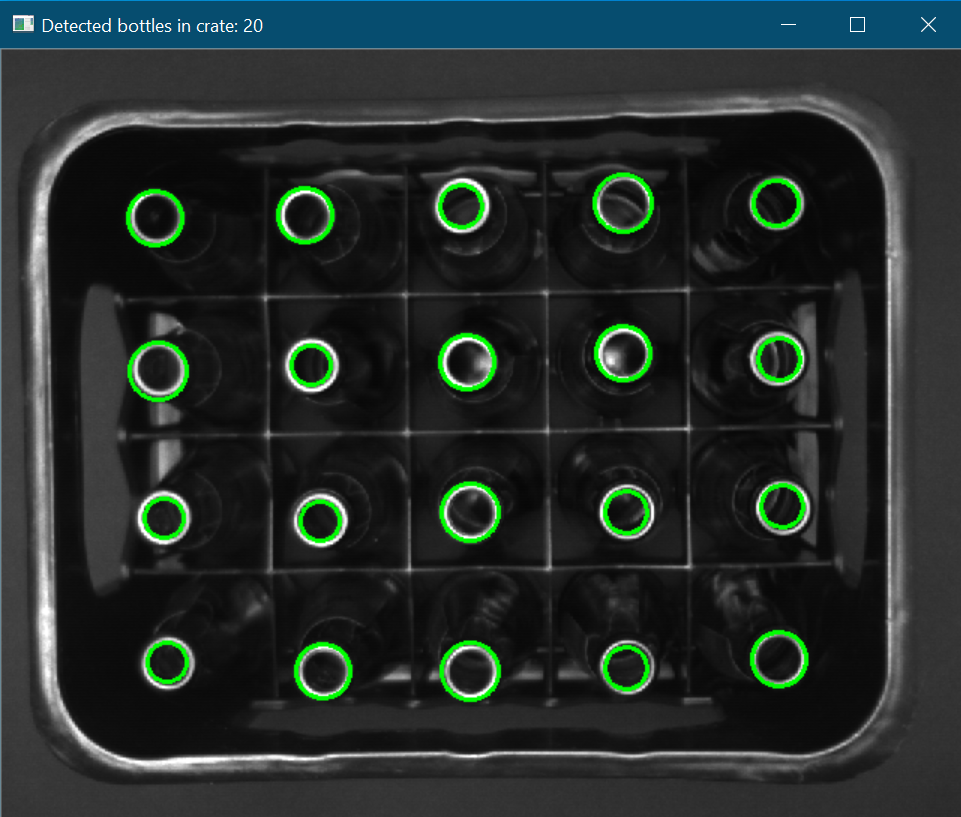
#> input picture test_images/appView.PNG, 961 x 817 px
$ python main.py
#> lines starting #> are read from the running program, lines starting #| are printed output that depends on the picture; after the words box and inside, x2 and y2 are one past the last pixel; in counts of white or black regions, pixels touching at a corner belong together
# -*- coding: utf-8 -*-
"""
Created on Tue May 26 14:47:01 2020

@author: Niko Leskinen
"""

import cv2
import numpy as np
import easygui
import sys

"""
 This function allows the user to fetch the image
from their computer with the help of file browser pop-up.
The fetched image is also processed inside this function.
The function returns normal image and blurred grayscale image.
"""
def getImage():
    img = cv2.imread(easygui.fileopenbox(), cv2.IMREAD_COLOR)
#> the answer given: test_images/appView.PNG
#> img is the input picture: shape (817, 961, 3); mean B, G, R 43.5, 45.9, 37.3
    if img is None:
        sys.exit()
    # Grayscale conversation
    imgGr = cv2.cvtColor(img, cv2.COLOR_BGR2GRAY)
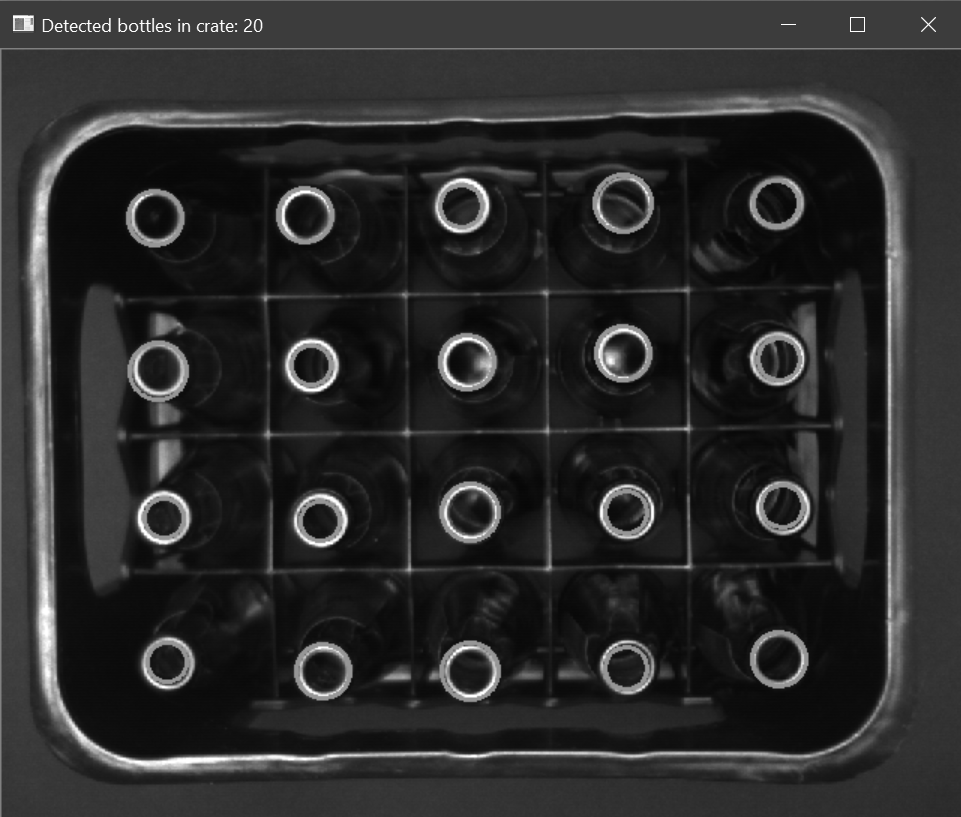
#> imgGr: shape (817, 961); min 6, max 255, mean 43.1
    # Blur image to remove noise
    imgGrBlur = cv2.blur(imgGr, (5, 5))

    return img, imgGrBlur

"""
 This function is used to detect bottles, calculate the amount of bottles
and draw circles around the bottles using the Hough transform found in
OpenCV-Python library. This function returns image with drawn circles and
also the amount of identified bottles.
"""
def detectBottles():
    img, imgGrBlur = getImage()
    bottlesAmount = 0;
    bottles = cv2.HoughCircles(imgGrBlur, cv2.HOUGH_GRADIENT, 1, 20, param1 = 50,
                                    param2 = 30, minRadius = 2, maxRadius = 22)
#> bottles = 17 rows, first 8: [470.5, 671.5, 21.4], [156.5, 216.5, 21.4], [305.5, 215.5, 21.4], [310.5, 364.5, 16.9], [159.5, 368.5, 21.4], [623.5, 353.5, 21.4], [775.5, 202.5, 19.6], [323.5, 671.5, 21.4]

    # Draw circles on detected bottle tops
    if bottles is not None:

        bottles = np.uint16(np.around(bottles))
#> bottles = 17 rows, first 8: [470, 672, 21], [156, 216, 21], [306, 216, 21], [310, 364, 17], [160, 368, 21], [624, 354, 21], [776, 202, 20], [324, 672, 21]

        for i in bottles[0, :]:
            bottlesAmount = bottlesAmount + 1;
            a, b, r = i[0], i[1], i[2]

            # Draw a circle on the identified bottle top
            cv2.circle(img, (a, b), r, (0, 255, 0), 2)
#> this loop made 17 passes
#> (a, b, r) on passes 1 to 12: (470, 672, 21), (156, 216, 21), (306, 216, 21), (310, 364, 17), (160, 368, 21), (624, 354, 21), (776, 202, 20), (324, 672, 21), (164, 518, 17), (468, 362, 20), (320, 520, 21), (778, 660, 21)
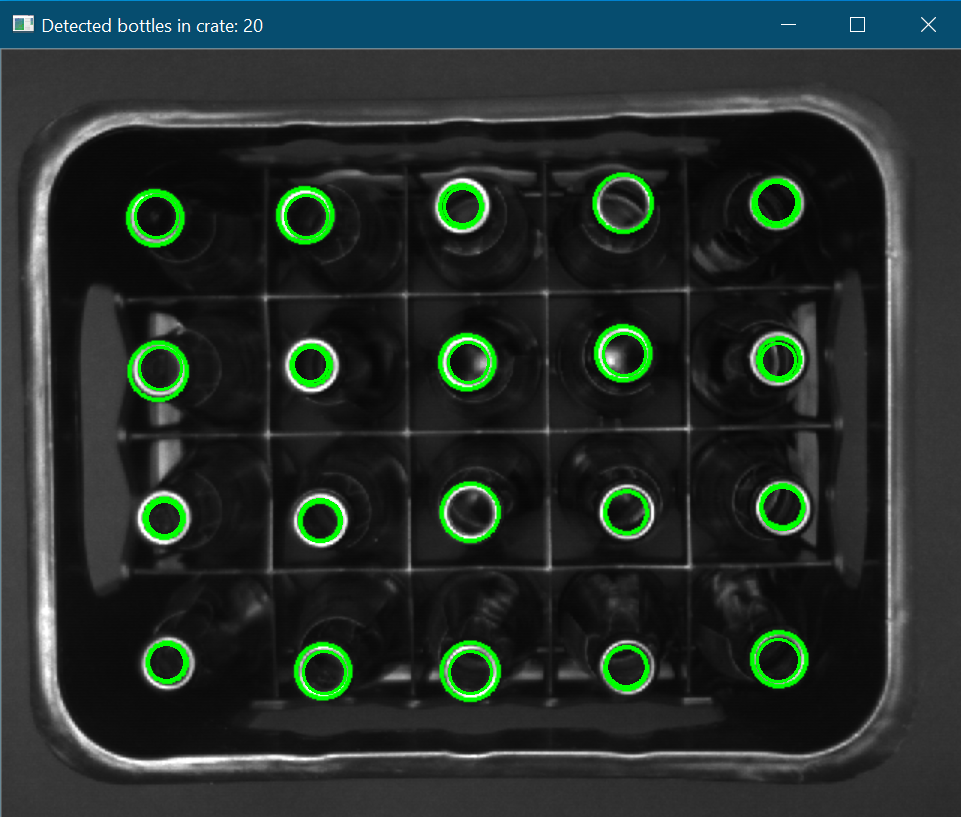
#> img: shape (817, 961, 3); 0.72% of pixels changed, all inside (x1, y1, x2, y2) = (134, 182, 805, 695)
#> after the loop, bottlesAmount = 17

    return img, bottlesAmount

# This function starts the program.
def start():
    img, bottlesAmount = detectBottles()
#> bottlesAmount = 17
#> the answer given: test_images/bottle_crate_01.png
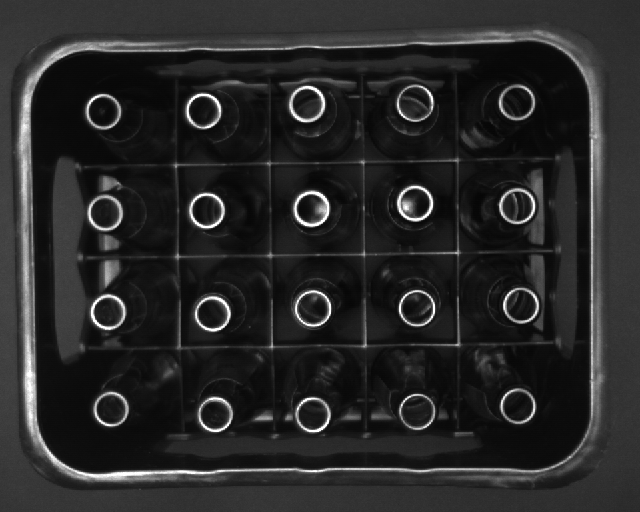
#> input picture test_images/bottle_crate_01.png, 640 x 512 px
#> in getImage, img is the input picture: shape (512, 640, 3); min 6, max 255, mean 40.3
#> in getImage (call 2), `imgGrBlur = cv2.blur(imgGr, (5, 5))`:
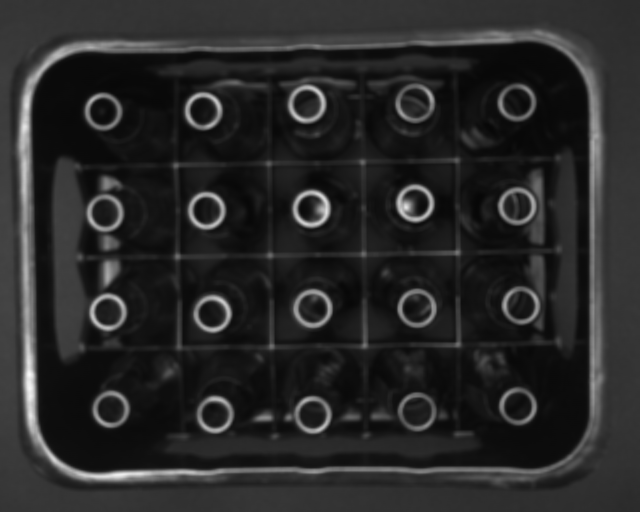
#> imgGrBlur: shape (512, 640); min 7, max 250, mean 40.3
#> in detectBottles (call 2), `bottles = cv2.HoughCircles(imgGrBlur, cv2.HOUGH_GRADIENT, 1, 20, param..`: bottles = 20 rows, first 8: [312.5, 414.5, 18.8], [414.5, 202.5, 18.2], [310.5, 208.5, 18.3], [202.5, 110.5, 18.3], [517.5, 405.5, 18.1], [102.5, 111.5, 18.1], [214.5, 413.5, 18.1], [107.5, 311.5, 13.2]
#> in detectBottles (call 2), `bottles = np.uint16(np.around(bottles))`: bottles = 20 rows, first 8: [312, 414, 19], [414, 202, 18], [310, 208, 18], [202, 110, 18], [518, 406, 18], [102, 112, 18], [214, 414, 18], [108, 312, 13]
#> the loop in detectBottles (call 2), `for i in bottles[0, :]:` made 20 passes
#> (a, b, r) on passes 1 to 12: (312, 414, 19), (414, 202, 18), (310, 208, 18), (202, 110, 18), (518, 406, 18), (102, 112, 18), (214, 414, 18), (108, 312, 13), (414, 102, 19), (110, 408, 13), (206, 210, 13), (516, 102, 15)
#> after the loop in detectBottles (call 2), `for i in bottles[0, :]:`:
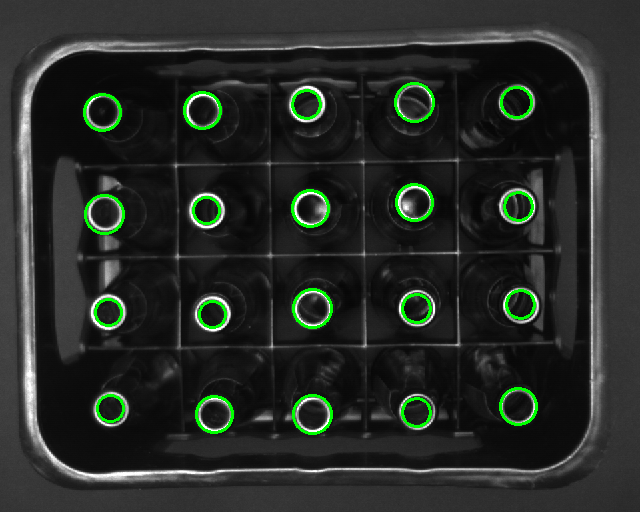
#> img: shape (512, 640, 3); 1.81% of pixels changed, all inside (x1, y1, x2, y2) = (83, 82, 538, 435)
#> after the loop in detectBottles (call 2), `for i in bottles[0, :]:`: bottlesAmount = 20
    cv2.imshow("Detected bottles in crate: " + str(bottlesAmount), img)
    cv2.waitKey(0)
    # Continue the program until user closes the file browser window
    start()
#> the answer given: test_images/bottle_crate_01.png
#> in detectBottles (call 3), `bottles = cv2.HoughCircles(imgGrBlur, cv2.HOUGH_GRADIENT, 1, 20, param..`: bottles = 20 rows, first 8: [312.5, 414.5, 18.8], [414.5, 202.5, 18.2], [310.5, 208.5, 18.3], [202.5, 110.5, 18.3], [517.5, 405.5, 18.1], [102.5, 111.5, 18.1], [214.5, 413.5, 18.1], [107.5, 311.5, 13.2]
#> in detectBottles (call 3), `bottles = np.uint16(np.around(bottles))`: bottles = 20 rows, first 8: [312, 414, 19], [414, 202, 18], [310, 208, 18], [202, 110, 18], [518, 406, 18], [102, 112, 18], [214, 414, 18], [108, 312, 13]
#> the answer given: test_images/bottle_crate_01.png
#> in detectBottles (call 4), `bottles = cv2.HoughCircles(imgGrBlur, cv2.HOUGH_GRADIENT, 1, 20, param..`: bottles = 20 rows, first 8: [312.5, 414.5, 18.8], [414.5, 202.5, 18.2], [310.5, 208.5, 18.3], [202.5, 110.5, 18.3], [517.5, 405.5, 18.1], [102.5, 111.5, 18.1], [214.5, 413.5, 18.1], [107.5, 311.5, 13.2]
#> in detectBottles (call 4), `bottles = np.uint16(np.around(bottles))`: bottles = 20 rows, first 8: [312, 414, 19], [414, 202, 18], [310, 208, 18], [202, 110, 18], [518, 406, 18], [102, 112, 18], [214, 414, 18], [108, 312, 13]
#> the answer given: test_images/bottle_crate_01.png
#> in detectBottles (call 5), `bottles = cv2.HoughCircles(imgGrBlur, cv2.HOUGH_GRADIENT, 1, 20, param..`: bottles = 20 rows, first 8: [312.5, 414.5, 18.8], [414.5, 202.5, 18.2], [310.5, 208.5, 18.3], [202.5, 110.5, 18.3], [517.5, 405.5, 18.1], [102.5, 111.5, 18.1], [214.5, 413.5, 18.1], [107.5, 311.5, 13.2]
#> in detectBottles (call 5), `bottles = np.uint16(np.around(bottles))`: bottles = 20 rows, first 8: [312, 414, 19], [414, 202, 18], [310, 208, 18], [202, 110, 18], [518, 406, 18], [102, 112, 18], [214, 414, 18], [108, 312, 13]
#> the answer given: test_images/bottle_crate_01.png
#> in detectBottles (call 6), `bottles = cv2.HoughCircles(imgGrBlur, cv2.HOUGH_GRADIENT, 1, 20, param..`: bottles = 20 rows, first 8: [312.5, 414.5, 18.8], [414.5, 202.5, 18.2], [310.5, 208.5, 18.3], [202.5, 110.5, 18.3], [517.5, 405.5, 18.1], [102.5, 111.5, 18.1], [214.5, 413.5, 18.1], [107.5, 311.5, 13.2]
#> in detectBottles (call 6), `bottles = np.uint16(np.around(bottles))`: bottles = 20 rows, first 8: [312, 414, 19], [414, 202, 18], [310, 208, 18], [202, 110, 18], [518, 406, 18], [102, 112, 18], [214, 414, 18], [108, 312, 13]
#> the answer given: test_images/bottle_crate_01.png
#> in detectBottles (call 7), `bottles = cv2.HoughCircles(imgGrBlur, cv2.HOUGH_GRADIENT, 1, 20, param..`: bottles = 20 rows, first 8: [312.5, 414.5, 18.8], [414.5, 202.5, 18.2], [310.5, 208.5, 18.3], [202.5, 110.5, 18.3], [517.5, 405.5, 18.1], [102.5, 111.5, 18.1], [214.5, 413.5, 18.1], [107.5, 311.5, 13.2]
#> in detectBottles (call 7), `bottles = np.uint16(np.around(bottles))`: bottles = 20 rows, first 8: [312, 414, 19], [414, 202, 18], [310, 208, 18], [202, 110, 18], [518, 406, 18], [102, 112, 18], [214, 414, 18], [108, 312, 13]

start()
